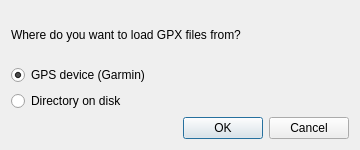
<?xml version="1.0" encoding="UTF-8"?>
<ui version="4.0">
 <class>Dialog</class>
 <widget class="QDialog" name="Dialog">
  <property name="geometry">
   <rect>
    <x>0</x>
    <y>0</y>
    <width>360</width>
    <height>150</height>
   </rect>
  </property>
  <property name="windowTitle">
   <string>GPX source</string>
  </property>
  <layout class="QVBoxLayout" name="verticalLayout">
   <item>
    <widget class="QLabel" name="label">
     <property name="text">
      <string>Where do you want to load GPX files from?</string>
     </property>
    </widget>
   </item>
   <item>
    <widget class="QRadioButton" name="radioButtonGps">
     <property name="text">
      <string>GPS device (Garmin)</string>
     </property>
     <property name="checked">
      <bool>true</bool>
     </property>
    </widget>
   </item>
   <item>
    <widget class="QRadioButton" name="radioButtonDisc">
     <property name="text">
      <string>Directory on disk</string>
     </property>
    </widget>
   </item>
   <item>
    <widget class="QDialogButtonBox" name="buttonBox">
     <property name="orientation">
      <enum>Qt::Horizontal</enum>
     </property>
     <property name="standardButtons">
      <set>QDialogButtonBox::Cancel|QDialogButtonBox::Ok</set>
     </property>
    </widget>
   </item>
  </layout>
 </widget>
 <resources/>
 <connections>
  <connection>
   <sender>buttonBox</sender>
   <signal>accepted()</signal>
   <receiver>Dialog</receiver>
   <slot>accept()</slot>
  </connection>
  <connection>
   <sender>buttonBox</sender>
   <signal>rejected()</signal>
   <receiver>Dialog</receiver>
   <slot>reject()</slot>
  </connection>
 </connections>
</ui>
